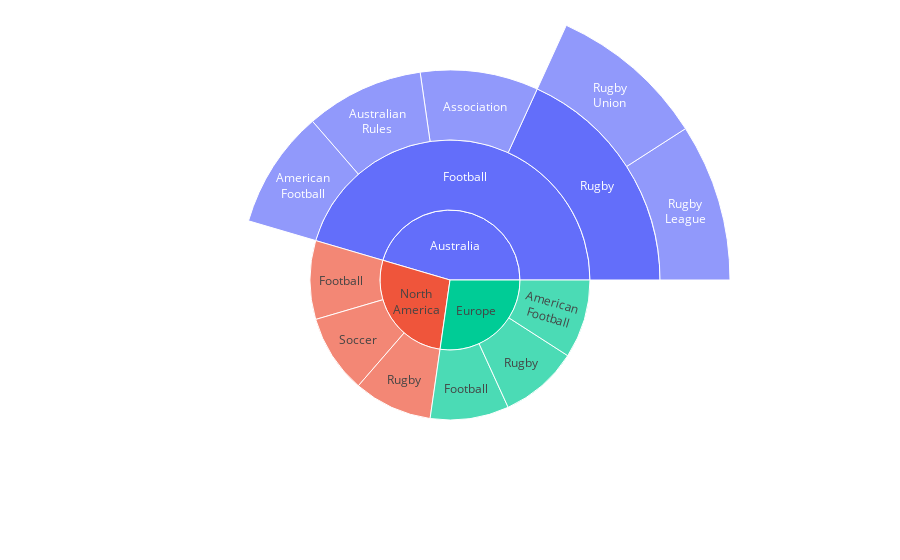

Source (notebook cell):
### Code cell
fig =go.Figure(go.Sunburst(
 ids=[
    "North America", "Europe", "Australia", "North America - Football", "Soccer",
    "North America - Rugby", "Europe - Football", "Rugby",
    "Europe - American Football","Australia - Football", "Association",
    "Australian Rules", "Autstralia - American Football", "Australia - Rugby",
    "Rugby League", "Rugby Union"
  ],
  labels= [
    "North<br>America", "Europe", "Australia", "Football", "Soccer", "Rugby",
    "Football", "Rugby", "American<br>Football", "Football", "Association",
    "Australian<br>Rules", "American<br>Football", "Rugby", "Rugby<br>League",
    "Rugby<br>Union"
  ],
  parents=[
    "", "", "", "North America", "North America", "North America", "Europe",
    "Europe", "Europe","Australia", "Australia - Football", "Australia - Football",
    "Australia - Football", "Australia - Football", "Australia - Rugby",
    "Australia - Rugby"
  ],
))
fig.update_layout(margin = dict(t=0, l=0, r=0, b=0))

fig.show()

### Figure 1 — Plotly figure (JSON) as saved in the notebook; plotly's stock layout.template omitted (floating-point values rounded to 4 significant figures)
{"data": [{"ids": ["North America", "Europe", "Australia", "North America - Football", "Soccer", "North America - Rugby", "Europe - Football", "Rugby", "Europe - American Football", "Australia - Football", "Association", "Australian Rules", "Autstralia - American Football", "Australia - Rugby", "Rugby League", "Rugby Union"], "labels": ["North<br>America", "Europe", "Australia", "Football", "Soccer", "Rugby", "Football", "Rugby", "American<br>Football", "Football", "Association", "Australian<br>Rules", "American<br>Football", "Rugby", "Rugby<br>League", "Rugby<br>Union"], "parents": ["", "", "", "North America", "North America", "North America", "Europe", "Europe", "Europe", "Australia", "Australia - Football", "Australia - Football", "Australia - Football", "Australia - Football", "Australia - Rugby", "Australia - Rugby"], "type": "sunburst"}], "layout": {"margin": {"b": 0, "l": 0, "r": 0, "t": 0}}}
